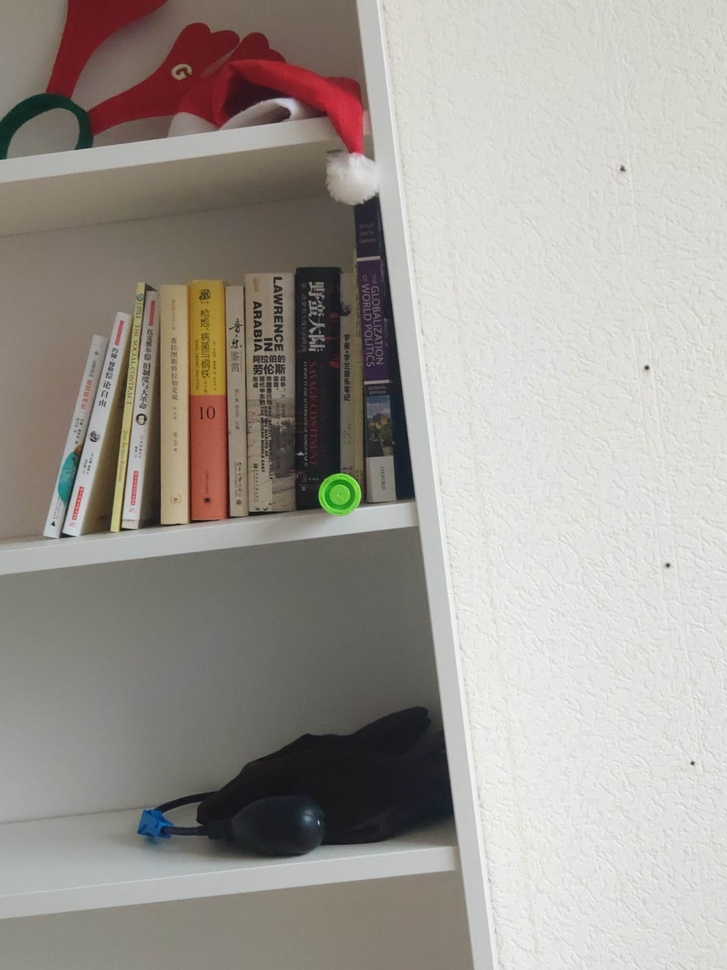
#> input picture green.jpg, 727 x 970 px, shrunk from 1200 x 1600 before the run
$ python dot_detection_2.py
#> lines starting #> are read from the running program, lines starting #| are printed output that depends on the picture; after the words box and inside, x2 and y2 are one past the last pixel; in counts of white or black regions, pixels touching at a corner belong together
import cv2
import numpy as np
import requests
from skimage.transform import (hough_line, hough_line_peaks, probabilistic_hough_line)
import matplotlib.pyplot as plt
import requests

def nothing():
    pass

cv2.namedWindow('ADJ_Window')
cv2.createTrackbar('Gus_blur', 'ADJ_Window', 4, 10, nothing)
cv2.createTrackbar('kernel number', 'ADJ_Window', 5, 10, nothing)

# Bar for HSV
cv2.createTrackbar('LH', 'ADJ_Window', 0, 255, nothing)
cv2.createTrackbar('UH', 'ADJ_Window', 255, 255, nothing)
cv2.createTrackbar('LS', 'ADJ_Window', 0, 255, nothing)
cv2.createTrackbar('US', 'ADJ_Window', 255, 255, nothing)
cv2.createTrackbar('LV', 'ADJ_Window', 0, 255, nothing)
cv2.createTrackbar('UV', 'ADJ_Window', 255, 255, nothing)

img = cv2.imread('green.jpg')
#> img is the input picture: shape (970, 727, 3); mean B, G, R 150, 156, 161.1
output = img.copy()

hsv = cv2.cvtColor(img, cv2.COLOR_BGR2HSV)
#> hsv: shape (970, 727, 3); mean H, S, V 38.6, 27.3, 162.1

l_h = cv2.getTrackbarPos('LH','ADJ_Window')
l_s = cv2.getTrackbarPos('LS','ADJ_Window')
l_v = cv2.getTrackbarPos('LV','ADJ_Window')
u_h = cv2.getTrackbarPos('UH','ADJ_Window')
u_s = cv2.getTrackbarPos('US','ADJ_Window')
u_v = cv2.getTrackbarPos('UV','ADJ_Window')

l_b = np.array([l_h, l_s, l_v])
u_b = np.array([u_h, u_s, u_v])

mask = cv2.inRange(hsv, l_b, u_b)
#> mask: shape (970, 727); every value is 255
res = cv2.bitwise_and(img, img, mask=mask)

gray = cv2.cvtColor(res, cv2.COLOR_BGR2GRAY)
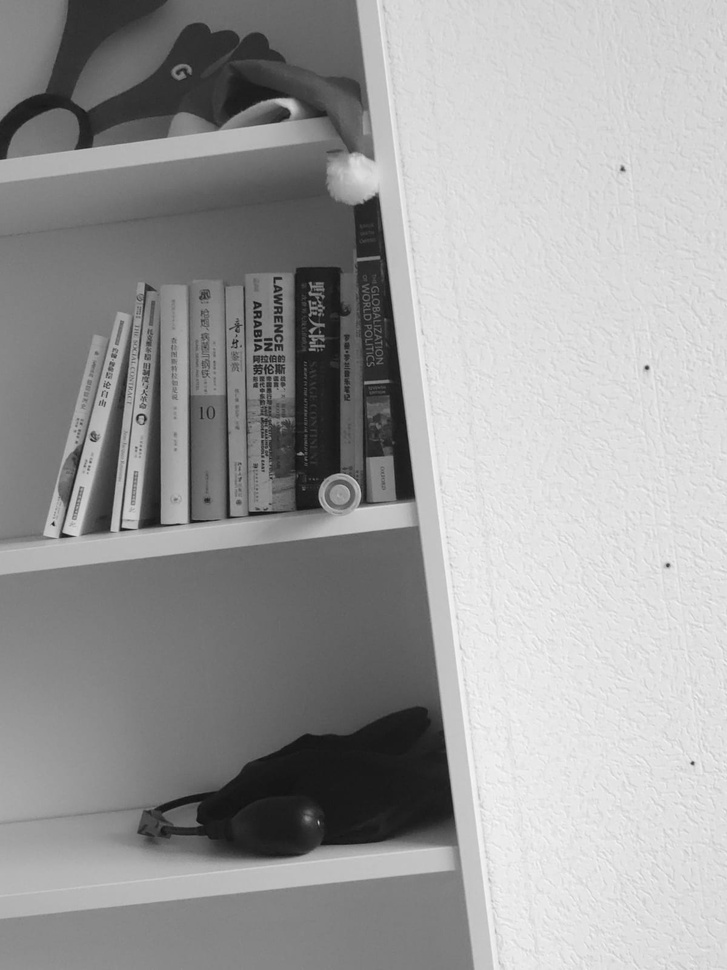
#> gray: shape (970, 727); min 15, max 248, mean 156.9


    # detect circles in the image
circles = cv2.HoughCircles(gray, cv2.HOUGH_GRADIENT, 1.2, 100)
#> circles = [[180.6, 419.4, 105.5], [479.4, 472.2, 233.4], [255, 551.4, 186.7], [347.4, 421.8, 87.72], [569.4, 372.6, 208.4], [449.4, 372.6, 143.4], [269.4, 317.4, 45.72]]
    # ensure at least some circles were found
if circles is not None:
	# convert the (x, y) coordinates and radius of the circles to integers
	circles = np.round(circles[0, :]).astype("int")
#> circles = [[181, 419, 105], [479, 472, 233], [255, 551, 187], [347, 422, 88], [569, 373, 208], [449, 373, 143], [269, 317, 46]]
	# loop over the (x, y) coordinates and radius of the circles
	for (x, y, r) in circles:
		# draw the circle in the output image, then draw a rectangle
		# corresponding to the center of the circle
		cv2.circle(output, (x, y), r, (0, 255, 0), 4)
		cv2.rectangle(output, (x - 5, y - 5), (x + 5, y + 5), (0, 128, 255), -1)
#> this loop made 7 passes
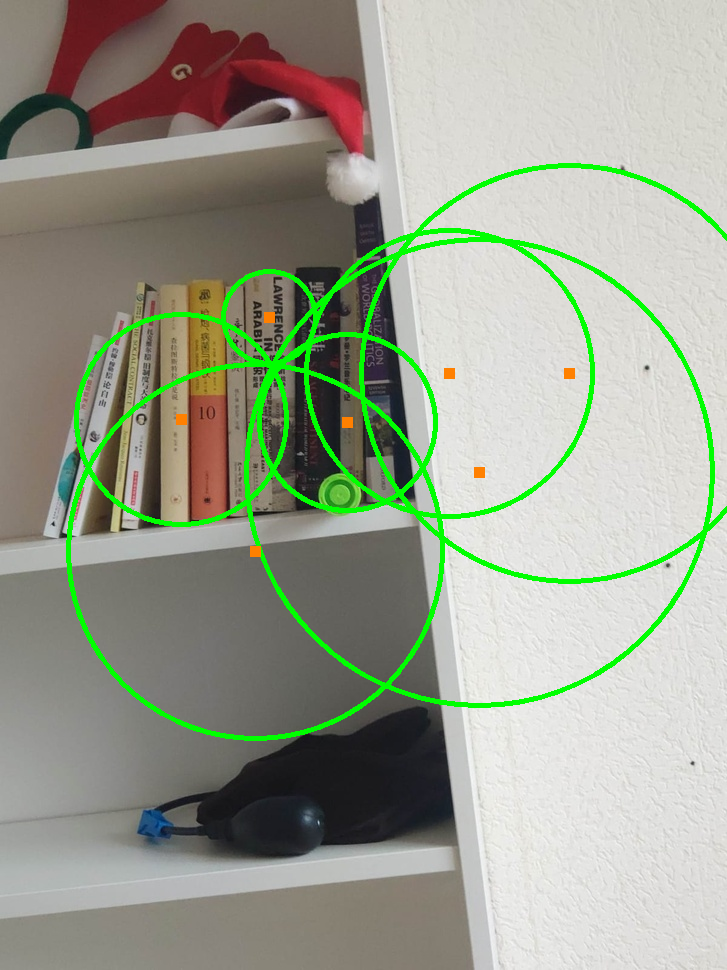
#> output: shape (970, 727, 3); 4.2% of pixels changed, all inside (x1, y1, x2, y2) = (66, 163, 727, 741)
	# show the output image
cv2.imshow("output", np.hstack([res, output]))
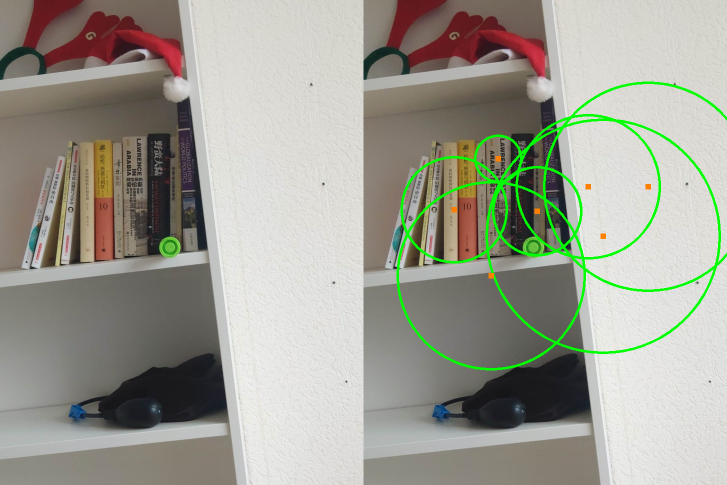
#> window 'output': shape (970, 1454, 3) (shown at 1/2 size); mean B, G, R 147, 158.2, 158
